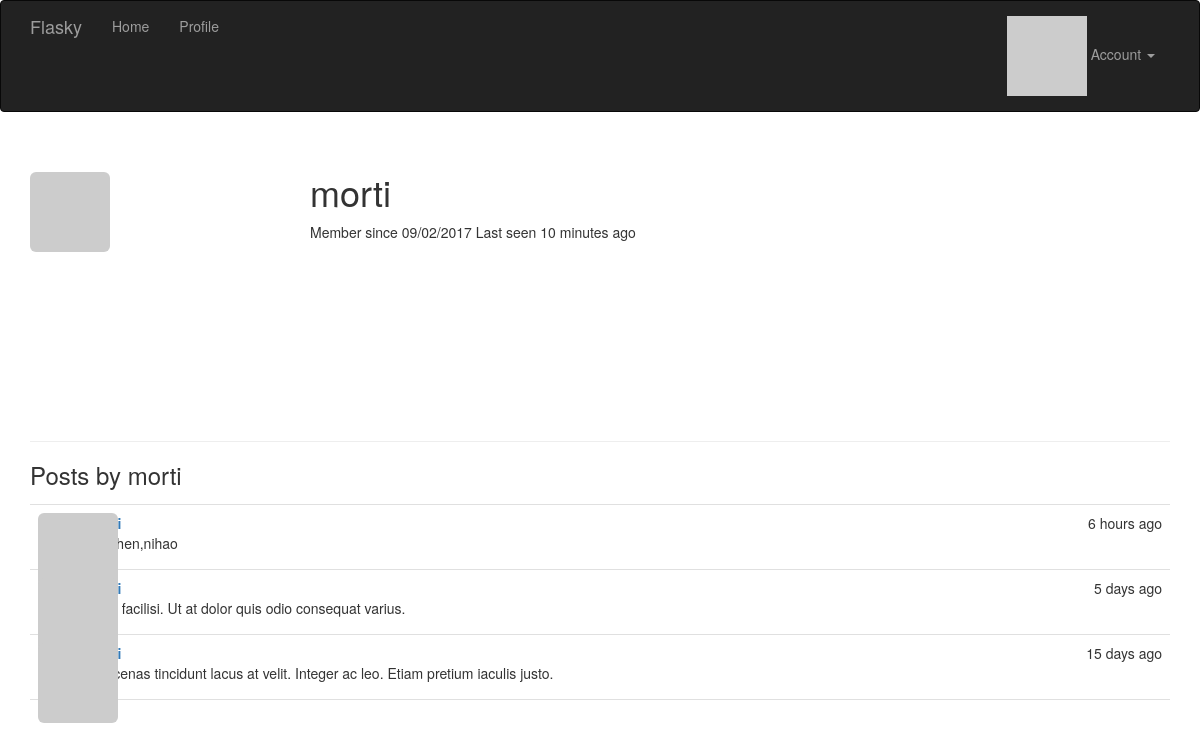
The page /user/morti (signed in) on the database its author committed.
### app/models.py (models this page shows, shortened)
class User(UserMixin, db.Model):
	__tablename__='users'
	id = db.Column(db.Integer,primary_key=True)
	username = db.Column(db.String(64),unique=True,index=True)
	email = db.Column(db.String(64),unique=True,index=True)
	role_id = db.Column(db.Integer,db.ForeignKey('roles.id'))
	password_hash = db.Column(db.String(128))
	confirmed = db.Column(db.Boolean, default=False)
	name = db.Column(db.String(64))
	location = db.Column(db.String(64))
	about_me = db.Column(db.Text())
	member_since = db.Column(db.DateTime(), default=datetime.utcnow)
	last_seen = db.Column(db.DateTime(), default=datetime.utcnow)
	avatar_hash = db.Column(db.String(32))
	posts = db.relationship('Post', backref='author', lazy='dynamic')
	@property
	def password(self):
		raise AttributeError('密码是不可读属性！')
	def gravatar(self, size=100, default='identicon', rating='g'):
		if request.is_secure:
			url = 'https://s.gravatar.com/avatar'
		else:
			url = 'http://www.gravatar.com/avatar'
		hash = hashlib.md5(self.email.encode('utf-8')).hexdigest()
		return '{url}/{hash}?s={size}&d={default}&r={rating}'.format(
			url=url, hash=hash, size=size, default=default, rating=rating)
	def can(self, permissions):
		return self.role is not None and \
		    (self.role.permissions & permissions) == permissions
	def is_administrator(self):
		return self.can(0x80)
	def ping(self):
		self.last_seen = datetime.utcnow()
		db.session.add(self)

class Post(db.Model):
	__tablename__ = 'posts'
	id = db.Column(db.Integer, primary_key=True)
	body = db.Column(db.Text)
	timestamp = db.Column(db.DateTime, index=True, default=datetime.utcnow)
	author_id = db.Column(db.Integer, db.ForeignKey('users.id'))

### app/main/views.py (the view)
@main.route('/user/<username>')
def user(username):
    user = User.query.filter_by(username=username).first()
    if user is None:
        abort(404)
    posts = user.posts.order_by(Post.timestamp.desc()).all()
    return render_template('user.html', user=user, posts=posts)

### app/auth/views.py (called while the page is built)
@auth.before_app_request
def before_request():
	if current_user.is_authenticated:
		current_user.ping()
		if not current_user.confirmed \
			and request.endpoint[:5] != 'auth.':
			return redirect(url_for('auth.unconfirmed'))

### app/main/__init__.py (called while the page is built)
@main.app_context_processor              #把Permission类加入模板上下文
def inject_permissions():
    return dict(Permission=Permission)

### app/models.py (called while the page is built)
@login_manager.user_loader
def load_user(user_id):
	return User.query.get(int(user_id))

### app/templates/user.html (shortened to what this page needs)
{% extends "base.html" %}
{% block page_content %}
<div class="page-header">
	<img class="img-rounded profile-thumbnail" src="{{ user.gravatar(size=256) }}">
	<div class="profile-header">
		<h1>{{ user.username }}</h1>
		<p>
			Member since {{ moment(user.member_since).format('L') }}
			Last seen {{ moment(user.last_seen).fromNow() }}
		</p>
	</div>
</div>
<h3>Posts by {{ user.username }}</h3>
{% include '_posts.html' %}
{% endblock %}

### app/templates/_posts.html
<ul class="posts">
    {% for post in posts %}
    <li class="post">
        <div class="post-thumbnail">
            <a href="{{ url_for('.user', username=post.author.username) }}">
                <img class="img-rounded profile-thumbnail" src="{{ post.author.gravatar(size=40) }}">
            </a>
        </div>
        <div class="post-content">
            <div class="post-date">{{ moment(post.timestamp).fromNow() }}</div>
            <div class="post-author"><a href="{{ url_for('.user', username=post.author.username) }}">{{ post.author.username }}</a></div>
            <div class="post-body">{{ post.body }}</div>
        </div>
    </li>
    {% endfor %}
</ul>

### app/static/styles.css (style rules this page uses)
.profile-thumbnail { position: absolute; }
.profile-header { min-height: 260px; margin-left: 280px; }
ul.posts { list-style-type: none; padding: 0px; margin: 16px 0px 0px 0px; border-top: 1px solid #e0e0e0; }
ul.posts li.post { padding: 8px; border-bottom: 1px solid #e0e0e0; }
div.post-date { float: right; }
div.post-author { font-weight: bold; }
div.post-thumbnail { position: absolute; }
div.post-content { margin-left: 48px; min-height: 48px; }

### rows shown on the page
User: username "morti", member_since "09/02/2017", last_seen "10 minutes ago"
Post: timestamp "6 hours ago", body "guozhen,nihao"
Post: timestamp "5 days ago", body "Nulla facilisi. Ut at dolor quis odio consequat varius."
Post: timestamp "15 days ago", body "Maecenas tincidunt lacus at velit. Integer ac leo. Etiam pretium iaculis justo."
